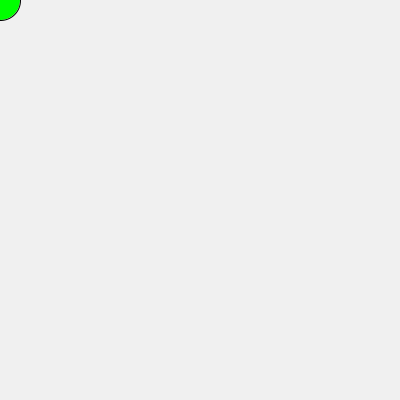
Frame 1 (no input)
Frame 60 (the mouse pressed at the canvas centre just before this capture): identical to frame 1, image omitted
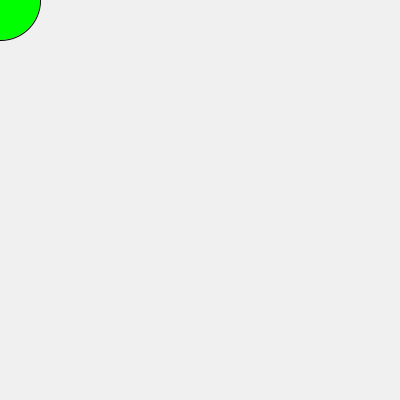
Frame 120 (the mouse held since frame 60 and released just before this capture)

The Processing sketch that drew these frames (run headless with seeded random() and noise(); from frame 60 on, the mouse is pressed at the canvas centre):

// Processing sketch: quiz_1_circle
// ── quiz_1_circle.pde
int circleSize = 20;

void setup(){
  size(400,400);
}
 
void draw(){
  background(240);
  fill(0,255,0);
  ellipse(0,0,circleSize*2,circleSize*2);
}

void mousePressed(){
  circleSize = circleSize*2;
}
